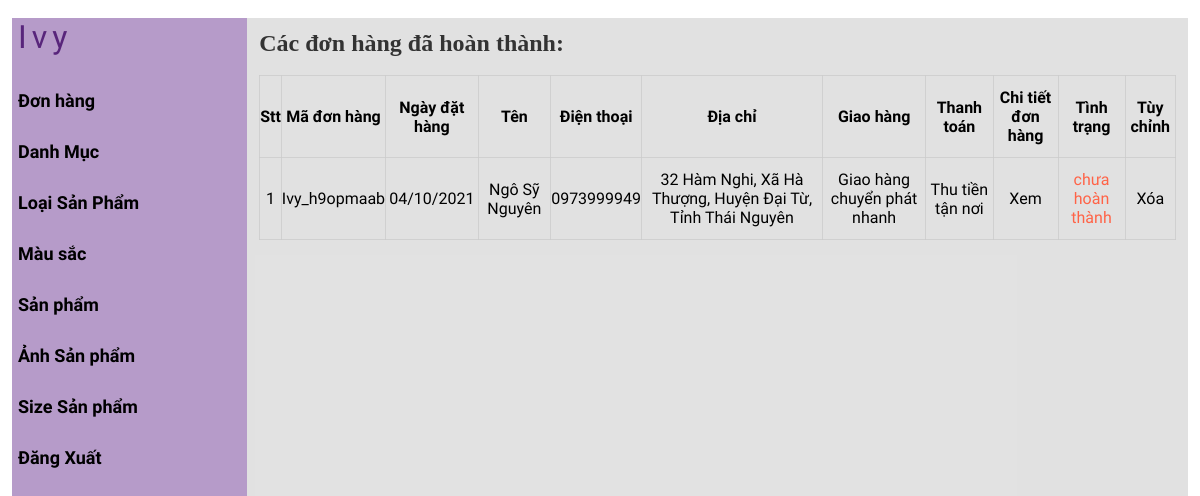
Screenshot of /ivymoda/admin/orderlistdone.php (signed in) with the database file from the repository.
### tables this page shows
CREATE TABLE `tbl_order` (
  `order_id` int(11) NOT NULL,
  `session_idA` varchar(255) NOT NULL,
  `loaikhach` varchar(255) NOT NULL,
  `customer_name` varchar(255) NOT NULL,
  `customer_phone` varchar(255) NOT NULL,
  `customer_tinh` varchar(255) NOT NULL,
  `customer_huyen` varchar(255) NOT NULL,
  `customer_xa` varchar(255) NOT NULL,
  `customer_diachi` varchar(255) NOT NULL
);

CREATE TABLE `tbl_payment` (
  `payment_id` int(11) NOT NULL,
  `session_idA` varchar(255) NOT NULL,
  `giaohang` varchar(255) NOT NULL,
  `thanhtoan` varchar(255) NOT NULL,
  `order_date` varchar(255) NOT NULL,
  `statusA` int(11) NOT NULL
);

CREATE TABLE `tbl_diachi` (
  `tinh_tp` varchar(22) DEFAULT NULL,
  `ma_tinh` varchar(2) DEFAULT NULL,
  `quan_huyen` varchar(29) DEFAULT NULL,
  `ma_qh` varchar(3) DEFAULT NULL,
  `phuong_xa` varchar(29) DEFAULT NULL,
  `ma_px` varchar(5) DEFAULT NULL
);

### ivymoda/admin/lib/database.php (called while the page is built, shortened)
<?php
Class Database{
   public $host   = DB_HOST;
   public $user   = DB_USER;
   public $pass   = DB_PASS;
   public $dbname = DB_NAME;
   public $link;
private function connectDB(){
   $this->link = new mysqli($this->host, $this->user, $this->pass,
    $this->dbname);
 }
public function select($query){
  mysqli_set_charset($this->link,'UTF8');
  $result = $this->link->query($query) or
   die($this->link->error.__LINE__);
  if($result->num_rows > 0){
    return $result;
  } else {
    return false;
  }
 }
}

### ivymoda/admin/class/product_class.php (called while the page is built, shortened)
<?php
 class product
 {
    private $db;
    public function __construct()
    {
        $this ->db = new Database();
    }
public function show_order_done(){
    $query = "SELECT tbl_order.*, tbl_payment.*,tbl_diachi.*
    FROM tbl_order INNER JOIN tbl_payment ON tbl_order.session_idA = tbl_payment.session_idA
    INNER JOIN tbl_diachi ON tbl_order.customer_xa = tbl_diachi.ma_px
    WHERE tbl_payment.statusA = 1
    ORDER BY tbl_payment.payment_id DESC   ";
    $result = $this -> db ->select($query);
    return $result;
}
    }
?>

### ivymoda/admin/orderlistdone.php (the view, shortened to what this page needs)
<?php
include "header.php";
include "leftside.php";
?>
<?php
$product = new product();
?>
        <div class="admin-content-right">
            <div class="table-content">
            <h1 style="color:#333">Các đơn hàng đã hoàn thành:</h1>
                <br>
                <table>
                    <tr>
                        <th>Stt</th>
                        <th>Mã đơn hàng</th>
                        <th>Ngày đặt hàng</th>
                        <th>Tên</th>
                        <th>Điện thoại</th>
                        <th>Địa chỉ</th>
                        <th>Giao hàng</th>
                        <th>Thanh toán</th>
                        <th>Chi tiết đơn hàng</th>
                        <th>Tình trạng</th>
                        <th>Tùy chỉnh</th>
                    </tr>
                    <?php
                 $show_order_done = $product  -> show_order_done();
                 if($show_order_done){$i=0;while($result = $show_order_done->fetch_assoc()){$i++;
                ?>
                    <tr>
                        <td> <?php echo $i ?></td>
                        <td> Ivy_<?php $ma = substr($result['session_idA'],0,8); echo $ma   ?></td>
                        <td> <?php echo $result['order_date']?></td>
                        <td> <?php echo $result['customer_name']?></td>
                        <td> <?php echo $result['customer_phone'] ?></td>
                        <td> <?php echo $result['customer_diachi']  ?>, <?php echo $result['phuong_xa']  ?>, <?php echo $result['quan_huyen']  ?>, <?php echo $result['tinh_tp']  ?></td>
                        <td> <?php echo $result['giaohang']  ?></td>
                        <td> <?php echo $result['thanhtoan']  ?></td>
                        <td> <a href="orderdetail.php?order_ma=<?php echo $result['session_idA'] ?>">Xem</a></td>
                        <td><a style="color:tomato" href="?status=0&session_idA=<?php echo $result['session_idA'] ?>">chưa hoàn thành</a></td>
                        <td><a href="orderdelete.php?session_idA=<?php echo $result['session_idA'] ?>" onclick="return confirm('Đơn hàng sẽ bị xóa vĩnh viễn, bạn có chắc muốn tiếp tục không?');">Xóa</a></td>
                    </tr>
                    <?php
                     }}
                  ?>
                </table>
               </div>
        </div>
    </section>
</body>
</html>

### ivymoda/admin/css/style.css (style rules this page uses)
:root { --maincolor: #58257B; --subcolor: #A083B4; }
* { padding: 0; margin: 0; box-sizing: border-box; }
a { text-decoration: none; color: black; }
.admin-content-right { width: 80%; background-color: #dddd; padding: 12px 12px; height: 100vh; overflow-y: scroll; }
.table-content table { width: 100%; }
.table-content table,th,td { text-align: center; border: 1px solid #cccc; border-collapse: collapse; padding: 12px 0; font-family: 'Bona Nova', serif; }

### rows the page displays
tbl_order: tbl_payment.session_idA "h9opmaab", tbl_payment.order_date "04/10/2021", customer_name "Ngô Sỹ Nguyên", customer_phone "0973999949", customer_diachi "32 Hàm Nghi", tbl_diachi.phuong_xa "Xã Hà Thượng", tbl_diachi.quan_huyen "Huyện Đại Từ", tbl_diachi.tinh_tp "Tỉnh Thái Nguyên", tbl_payment.giaohang "Giao hàng chuyển phát nhanh", tbl_payment.thanhtoan "Thu tiền tận nơi"
